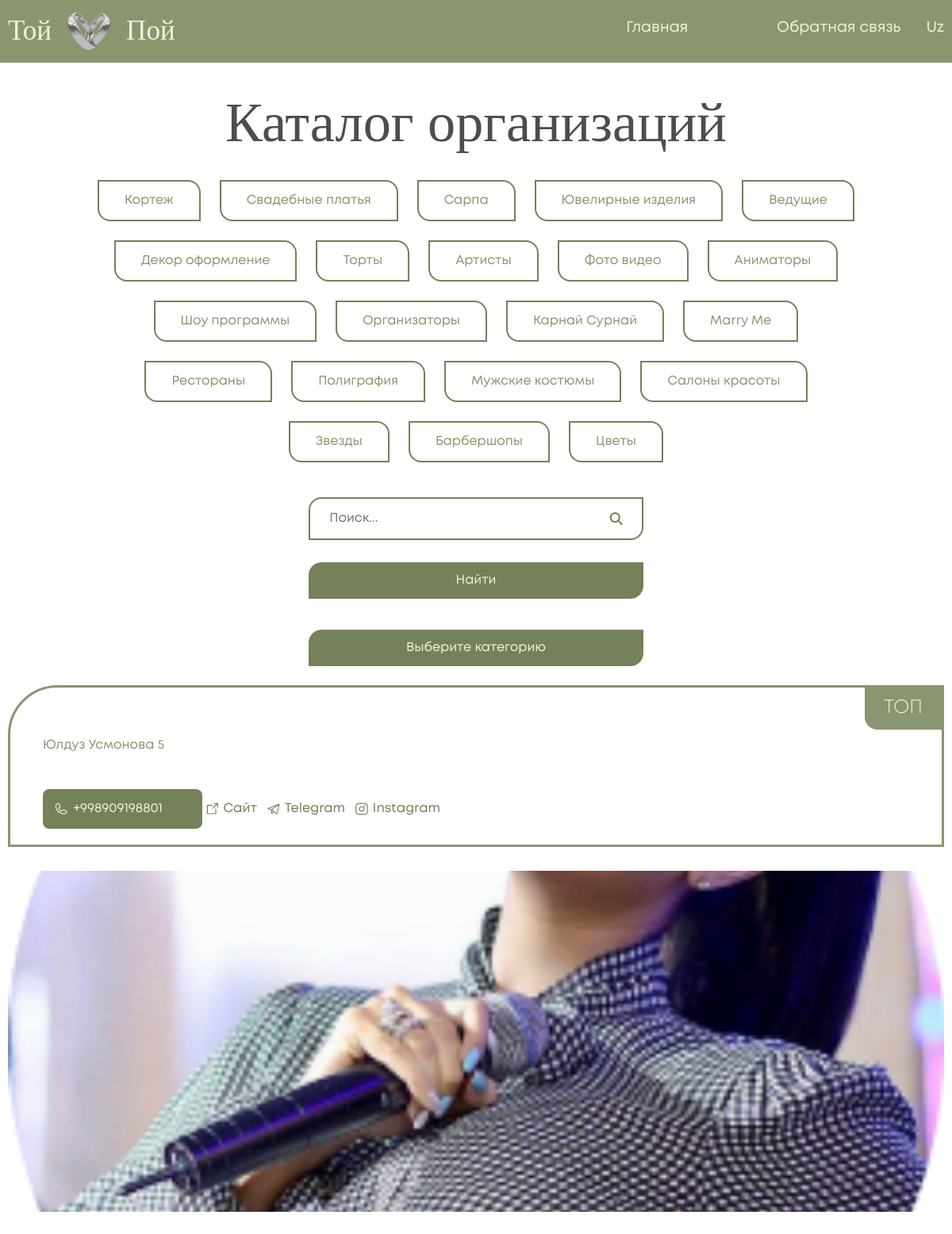
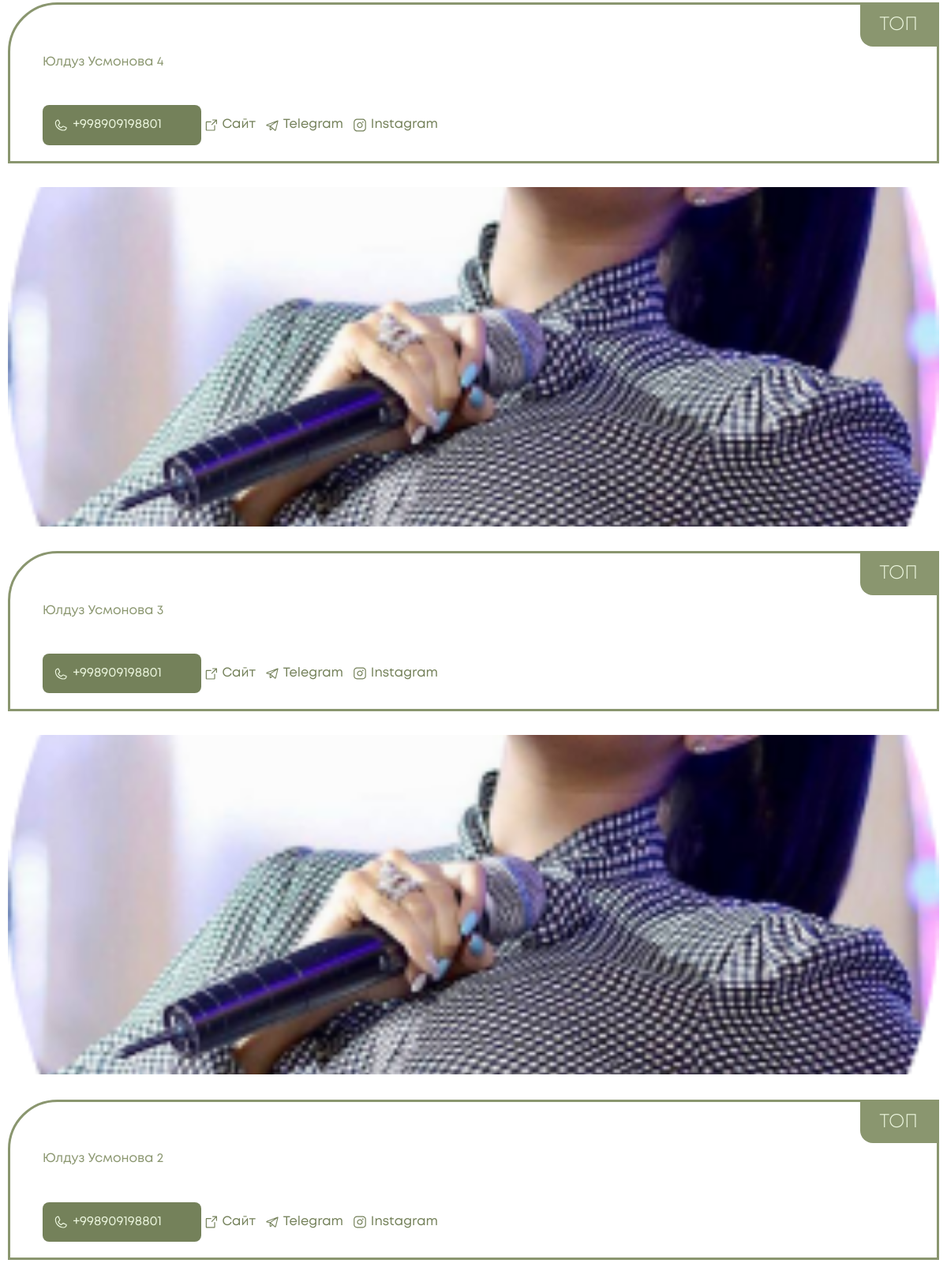
Screenshot of /ru/catalog/all-duty-artists (upper part) with the database file from the repository (2 pictures, top to bottom).
### toy_app/models.py (models this page shows, shortened)
class Category(models.Model):
    objects = models.Model
    name_uz = models.CharField(max_length=120, null=True, blank=True)
    name_ru = models.CharField(max_length=120, null=True, blank=True)
    category_photo = models.ImageField(upload_to='media', null=True, blank=True)
    count = models.IntegerField(default=0)
    def __str__(self):
        return self.name_ru

class DutyArtist(models.Model):
    objects = models.Model
    name_uz = models.CharField(max_length=60, null=True, blank=True)
    name_ru = models.CharField(max_length=60, null=True, blank=True)
    phone = models.CharField(max_length=30, null=True, blank=True)
    site_url = models.URLField(null=True, blank=True)
    telegram_url = models.URLField(null=True, blank=True)
    instagram_url = models.URLField(null=True, blank=True)
    count = models.IntegerField(default=0)
    image1 = models.ImageField(upload_to='media', null=True, blank=True)
    image2 = models.ImageField(upload_to='media', null=True, blank=True)
    image3 = models.ImageField(upload_to='media', null=True, blank=True)

### toy_app/views.py (the view)
# urls.py: path('ru/catalog/all-duty-artists', views.get_all_duty_artists_ru),
def get_all_duty_artists_ru(request):
    all_ru_categories = models.Category.objects.all()
    all_duty_stars = models.DutyArtist.objects.all()
    for i in all_duty_stars:
        i.count += 1
        i.save()
    paginator = Paginator(all_duty_stars, 10)
    page_number = request.GET.get("page")
    page_obj = paginator.get_page(page_number)
    context = {"page_obj": page_obj, 'all_ru_categories': all_ru_categories}
    return render(request, 'all_duty_stars_ru.html', context)

### toy_app/templates/all_duty_stars_ru.html (shortened to what this page needs)
<!DOCTYPE html>
<html lang="en">
{% load static %}
<head>
    <link rel="stylesheet" href="{% static '/splide-4.1.3/dist/css/splide.min.css' %}">
    <link rel="stylesheet" href="{% static '/fonts/stylesheet.css' %}">
    <link rel="stylesheet" href="https://cdnjs.cloudflare.com/ajax/libs/font-awesome/6.4.0/css/all.min.css" />
    <link rel="stylesheet" href="{% static '/style/style.css' %}">
    <link rel="stylesheet" href="{% static '/style/catalog.css' %}">
    <link href="https://cdn.jsdelivr.net/npm/bootstrap@5.0.2/dist/css/bootstrap.min.css" rel="stylesheet">
</head>
<body>
    <header class="header_container contentBlock">
        <div class="header">
            <div class="logo">
                Той <img src="{% static '/image/img_ rings.png' %}" alt="">Пой
             </div>
             <div class="menu">
                 <h3><a href="/">Главная</a></h3>
                 <h3><a href="https://t.me/eldor_alikov">Обратная связь</a></h3>
                 <h3><a style="text-decoration: none;" href="/uz/catalog/all-duty-artists">Uz</a></h3>
             </div>
        </div>
    </header>
    <section class="catalog">
        <h2>Каталог организаций</h2>
        <div class="catalog_menu">
            {% for i in all_ru_categories %}
            <span><a style="text-decoration: none; color: #8A966F;" href="/ru/catalog/{{ i.name_ru }}">{{ i }}</a></span>
            {% endfor %}
        </div>
        <form action="/search-duty-artist-ru" method="post"  role="search">
            <div class="catalog_search">
                <input type="text" name="q" placeholder="Поиск..." >
                <i class="fa-solid fa-magnifying-glass"></i>
            </div>
            <input type="submit" class="searchBtn" value="Найти">
        </form>
        <div class="catalog_mobile_container">
            <div class=" catalog_btn_container contentBlock">
                <button class="catalog_btn contentBlock">
                    Выберите категорию
                </button>
            </div>
        </div>
    </section>
    <div class="catalog_cards contentBlock">
        {% for star in page_obj %}
        <div class="catalog_card">
            <div class="catalog_card_text">
               <div class="catalog_card_text_hearer">
                    <h4 name="top">ТОП</h4>
               </div>
               <div class="catalog_card_text_container">
                    <div class="catalog_card_text_logo">
                        <span style="color: #8A966F;" aria-hidden="true">{{ star.name_ru }}</span>
                    </div>
                    <div class="catalog_adress">
                        <div class="catalog_card_tel">
                            <img src="{% static '/image/phone.svg' %}" alt="">
                            <p>{{ star.phone }}</p>
                        </div>
                        <div class="catalog_card_text_contacts">
                            <div class="catalog_card_text_box">
                                <img src="{% static '/image/contact1.svg' %}" alt="">
                                <p><a href="{{ star.site_url }}">Сайт</a></p>
                            </div>
                            <div class="catalog_card_text_box">
                                <img src="{% static '/image/contact2.svg' %}" alt="">
                                <p><a href="{{ star.telegram_url }}">Telegram</a></p>
                            </div>
                            <div class="catalog_card_text_box">
                                <img src="{% static '/image/contact3.svg' %}" alt="">
                                <p><a href="{{ star.instagram_url }}">Instagram</a></p>
                            </div>
                        </div>
                    </div>
               </div>
            </div>
            <div class="splide catalog_card_slider" role="group" aria-label="Splide Basic HTML Example">
                <div class="splide__track">
                    <ul class="splide__list">
                        <li class="splide__slide"><img src="/{{ star.image1 }}" alt=""></li>
                    </ul>
                </div>
            </div>
        </div>
        {% endfor %}
    </div>
</body>
</html>

### toy_app/static/style/style.css (style rules this page uses)
* { margin: 0; padding: 0; box-sizing: border-box; user-select: none; }
.contentBlock { padding: 0 10px 0 10px; }
.header_container { display: flex; flex-direction: column; background-color: #8A966F; margin-bottom: calc(1vw + 21px); }
.header { color: white; display: flex; justify-content: space-between; position: relative; }
.logo { display: flex; justify-content: center; align-items: center; gap: 20px; font-size: calc(1.8vw + 13.5px); padding-top: 13px; padding-bottom: 13px; font-family: 'Mak'; color: #EBF5DD; }
.logo img { width: calc(2.75vw + 21px); }
.menu { display: flex; align-items: center; cursor: pointer; }
.menu h3 { font-weight: 400; font-family: 'Mont'; font-size: calc(0.7vw + 10.4px); color: #EBF5DD; }
.menu h3:nth-child(1) { margin-right: 112px ; }
.menu h3:nth-child(2) { margin-right: 32px ; }
.menu a { text-decoration: none; color: #EBF5DD; }
.splide__track { height: 100%; margin: 0 auto; }
.splide__list { gap: calc(0.6vw + 12px); }
.splide__slide { position: relative; height: calc(25.4vw + 93px); border-radius: calc(2vw + 8.6px) ; }
.splide__slide { text-align: center; }
.catalog_card_text_logo span { display:block; width:300px; }

### rows the page displays
Category: name_ru "Кортеж"
Category: name_ru "Свадебные платья"
Category: name_ru "Сарпа"
Category: name_ru "Ювелирные изделия"
Category: name_ru "Ведущие"
Category: name_ru "Декор оформление"
Category: name_ru "Торты"
Category: name_ru "Артисты"
Category: name_ru "Фото видео"
Category: name_ru "Аниматоры"
Category: name_ru "Шоу программы"
Category: name_ru "Организаторы"
Category: name_ru "Карнай Сурнай"
Category: name_ru "Marry Me"
Category: name_ru "Рестораны"
Category: name_ru "Полиграфия"
Category: name_ru "Мужские костюмы"
Category: name_ru "Салоны красоты"
Category: name_ru "Звезды"
Category: name_ru "Барбершопы"
Category: name_ru "Цветы"
DutyArtist: name_ru "Юлдуз Усмонова 5", phone "+998909198801"
DutyArtist: name_ru "Юлдуз Усмонова 4", phone "+998909198801"
DutyArtist: name_ru "Юлдуз Усмонова 3", phone "+998909198801"
DutyArtist: name_ru "Юлдуз Усмонова 2", phone "+998909198801"
